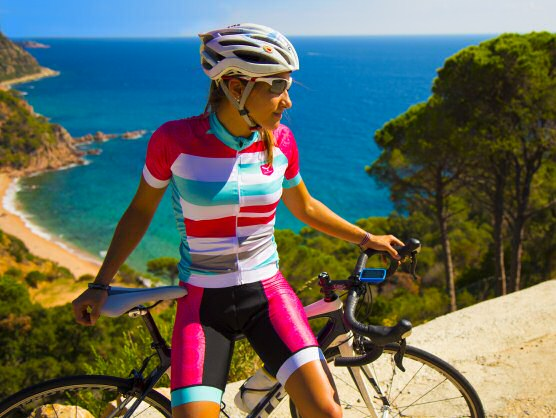
//> input picture TerceroComputacion/FSIV/Practicas/P3/ciclista_original.jpg, 556 x 418 px
$ ./sharpen -i=ciclista_original.jpg ciclista_original.jpg ciclista_original.jpg   (built with g++ and OpenCV 4)
//> lines starting //> are read from the running program, lines starting //| are printed output that depends on the picture
#include <iostream>
#include <exception>
#include <cassert>
//Includes para OpenCV
#include <opencv2/core/core.hpp>
#include <opencv2/core/utility.hpp>
#include <opencv2/highgui/highgui.hpp>
#include <opencv2/imgproc/imgproc.hpp>

using namespace cv;

struct Datos{
  cv::Mat vectorImg[2];
  int opciones[2];
};

//parametros de linea de comandos
const String keys =
    "{help h usage ? |          | print this message   }"
    "{i interactive|      | activate interactive mode   }"
    "{f tipo         |  0       | type of filter   }"
    "{g ganancia     |  1.0     | ganancia  }"
    "{@inputImage    |<none>    | image to edit   }"
    "{@outputImage   |salida.jpg| name of the output image  }"
    ;

void on_trackbar( int, void* userdata);

Mat create_sharp_filter(int tipo, float g);

void convolve(const Mat& in, const Mat& filter, cv::Mat& out, int border_type=0);

int main (int argc, char* const* argv){
      int retCode=EXIT_SUCCESS;

      try {


        CommandLineParser parser(argc, argv, keys);
        float g=parser.get<float>("g");
        int f=parser.get<float>("f");
        parser.about("Aplica un sharp filter");
        if (parser.has("help"))
        {
          parser.printMessage();
          return 0;
        }
      String img_name = parser.get<String>(0);

      if (!parser.check())
      {
          parser.printErrors();
          return 0;
      }


      Mat img = imread(img_name, IMREAD_COLOR);
//> img is the input picture: 418 rows x 556 cols, CV_8UC3; mean B, G, R 96.6, 106.2, 97.7

      if (img.empty())
      {
         std::cerr << "Error: no he podido abrir el fichero '" << img_name << "'." << std::endl;
         return EXIT_FAILURE;
      }


      img.convertTo(img, CV_32FC3);
//> img: 418 rows x 556 cols, CV_32FC3

      int key=0;
      if (!parser.has("interactive")) {
        Mat filter(create_sharp_filter(f, g));
        std::vector <Mat> channels(3);
        std::vector<Mat> mergeChannels(3);

        Mat ejemplo;
        img.copyTo(ejemplo);

        filter2D(ejemplo,ejemplo,-1,filter);

        split(img,channels);


        convolve(channels[0],filter,mergeChannels[0]);
        convolve(channels[1],filter,mergeChannels[1]);
        convolve(channels[2],filter,mergeChannels[2]);

        merge(mergeChannels,img);

        namedWindow("IMG");
        imshow("IMG",ejemplo);
        waitKey(0);

        imshow("IMG",img);
        waitKey(0);

        imshow("IMG",ejemplo-img);
        waitKey(0);

        img.convertTo(img, CV_8UC3);
        imwrite(parser.get<String>(1),img);
      }else{
        namedWindow("IMG");
        Datos datos;
        img.copyTo(datos.vectorImg[0]);
        datos.vectorImg[0].copyTo(datos.vectorImg[1]);
        int gint=g*100;
        datos.opciones[0]=gint;
        datos.opciones[1]=f;
        Datos *datosp=&datos;


        cv::createTrackbar( "Ganancia", "IMG", &datos.opciones[0], 300, on_trackbar, datosp);
        cv::createTrackbar( "Tipo de filtro", "IMG", &datos.opciones[1], 1,on_trackbar, datosp);

        on_trackbar(0, datosp );

        key=cv::waitKey(0) & 0xff;

        if(key!=27){
          imwrite(parser.get<String>(1),datosp->vectorImg[1]);
        }
      }

  }
  catch (std::exception& e)
  {
    std::cerr << "Capturada excepcion: " << e.what() << std::endl;
    retCode = EXIT_FAILURE;
  }
  return retCode;
}


Mat create_sharp_filter(int tipo, float g){

  assert((tipo==0 or tipo==1) and (g>=0.0));
  Mat filter(3,3,CV_32FC1);

  if(tipo==0){
    filter.at<float>(0,0)=filter.at<float>(0,2)=filter.at<float>(2,0)=filter.at<float>(2,2)=0;
    filter.at<float>(0,1)=filter.at<float>(1,0)=filter.at<float>(1,2)=filter.at<float>(2,1)=-1;
    filter.at<float>(1,1)=g+4;
  }else{
    filter.at<float>(0,0)=filter.at<float>(0,2)=filter.at<float>(2,0)=filter.at<float>(2,2)=
    filter.at<float>(0,1)=filter.at<float>(1,0)=filter.at<float>(1,2)=filter.at<float>(2,1)=-1;
    filter.at<float>(1,1)=g+8;
  }
  return filter;
}

void convolve(const cv::Mat& in, const cv::Mat& filter, cv::Mat& out, int border_type){
  assert(in.type()==CV_32FC1);
  assert(filter.type()==CV_32FC1);

  int PadRows=filter.rows-1;
  int PadCols=filter.cols-1;


  Mat aux=Mat::zeros(in.rows+PadRows,in.cols+PadCols,in.type());

  for (int i = 0; i < in.rows; i++) {
    for (int j = 0; j < in.cols; j++) {
      aux.at<float>(i+(PadRows/2),j+(PadCols/2))=in.at<float>(i,j);
    }
  }

  out.create(in.rows,in.cols,in.type());

  float suma;
  for (int i = (PadRows/2); i < aux.rows-(PadRows/2); i++) {
    for (int j = (PadCols/2); j < aux.cols-(PadCols/2); j++) {
      suma=0;
      for (int a = 0; a < filter.rows; a++) {
        for (int b = 0; b < filter.cols; b++) {
          suma+=filter.at<float>(a,b)*aux.at<float>(i-1+a,j-1+b);
        }
      }
      out.at<float>(i-1,j-1)=suma;
    }
  }

}

void on_trackbar( int, void* userdata)
{

  Datos *datos=static_cast<Datos *>(userdata);
  double g = ((double)datos->opciones[0]/100);
  double f = (double)datos->opciones[1];

  cv::Mat imgAux=datos->vectorImg[0];
  cv::Mat imgAux2=datos->vectorImg[1];
  imgAux.copyTo(imgAux2);
  Mat filter(create_sharp_filter(f,g));
  std::vector <Mat> channels(3);
  std::vector<Mat> mergeChannels(3);

  split(imgAux2,channels);

  convolve(channels[0],filter,mergeChannels[0]);
//> after the loop in convolve, `for (int i = 0; i < in.rows; i++)`:
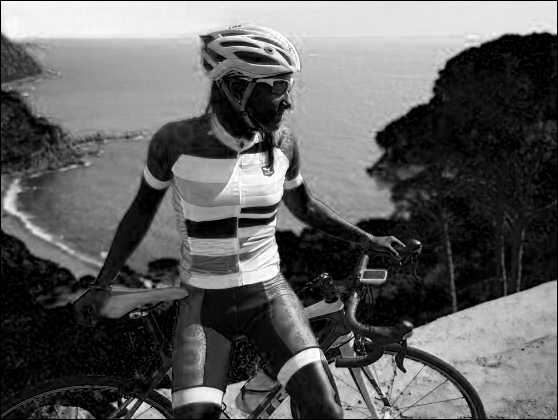
//> aux: 420 rows x 558 cols, CV_32FC1; min 0, max 255, mean 95.8
//> the loop in convolve, `for (int i = (PadRows/2); i < aux.rows-(PadRows/2); i++)` made 418 passes
//> suma on passes 1 to 3: 687, 458, 458
//> after the loop in convolve, `for (int i = (PadRows/2); i < aux.rows-(PadRows/2); i++)`:
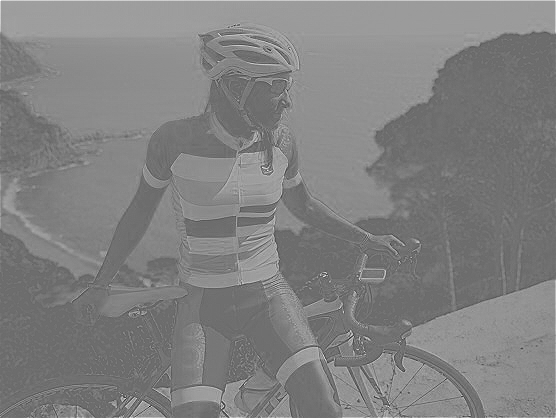
//> out: 418 rows x 556 cols, CV_32FC1; min -543, max 723, mean 97.6; drawn with min black and max white
//> after the loop in convolve, `for (int i = (PadRows/2); i < aux.rows-(PadRows/2); i++)`: suma = 504
  convolve(channels[1],filter,mergeChannels[1]);
//> call 2 of convolve, with border_type = 0
//> after the loop in convolve (call 2), `for (int i = 0; i < in.rows; i++)`:
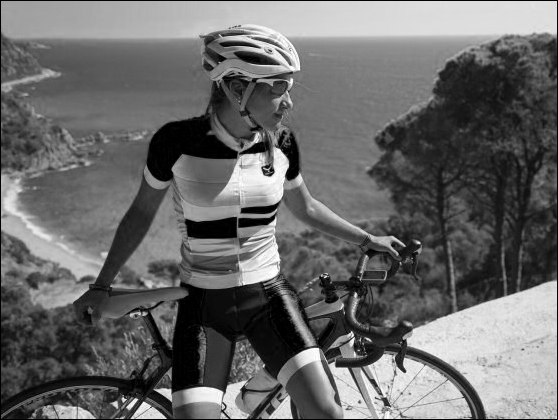
//> aux: 420 rows x 558 cols, CV_32FC1; min 0, max 255, mean 105.3
//> the loop in convolve (call 2), `for (int i = (PadRows/2); i < aux.rows-(PadRows/2); i++)` made 418 passes
//> suma on passes 1 to 3: 663, 442, 442
//> after the loop in convolve (call 2), `for (int i = (PadRows/2); i < aux.rows-(PadRows/2); i++)`:
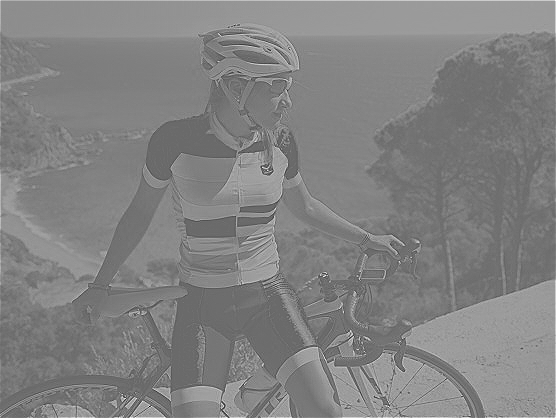
//> out: 418 rows x 556 cols, CV_32FC1; min -487, max 677, mean 107.4; drawn with min black and max white
//> after the loop in convolve (call 2), `for (int i = (PadRows/2); i < aux.rows-(PadRows/2); i++)`: suma = 648
  convolve(channels[2],filter,mergeChannels[2]);
//> call 3 of convolve, with border_type = 0
//> after the loop in convolve (call 3), `for (int i = 0; i < in.rows; i++)`:
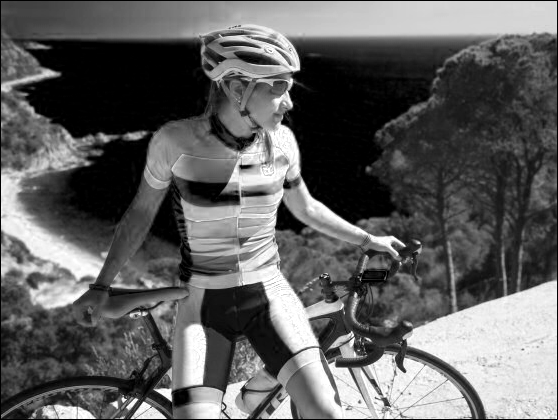
//> aux: 420 rows x 558 cols, CV_32FC1; min 0, max 255, mean 96.9
//> the loop in convolve (call 3), `for (int i = (PadRows/2); i < aux.rows-(PadRows/2); i++)` made 418 passes
//> suma on passes 1 to 3: 642, 428, 428
//> after the loop in convolve (call 3), `for (int i = (PadRows/2); i < aux.rows-(PadRows/2); i++)`:
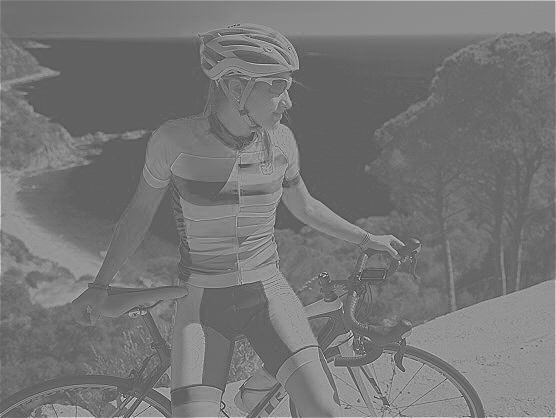
//> out: 418 rows x 556 cols, CV_32FC1; min -462, max 745, mean 99; drawn with min black and max white
//> after the loop in convolve (call 3), `for (int i = (PadRows/2); i < aux.rows-(PadRows/2); i++)`: suma = 745

  merge(mergeChannels,imgAux2);
  imgAux2.convertTo(imgAux2, CV_8UC3);
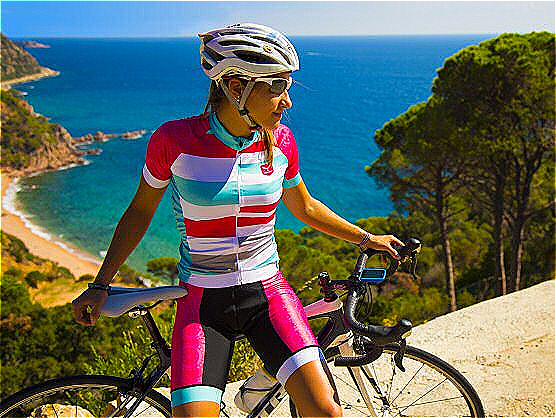
//> imgAux2: 418 rows x 556 cols, CV_8UC3; mean B, G, R 98.6, 107.2, 97.8
//> the space key is pressed
  cv::imshow("IMG", imgAux2);

}
